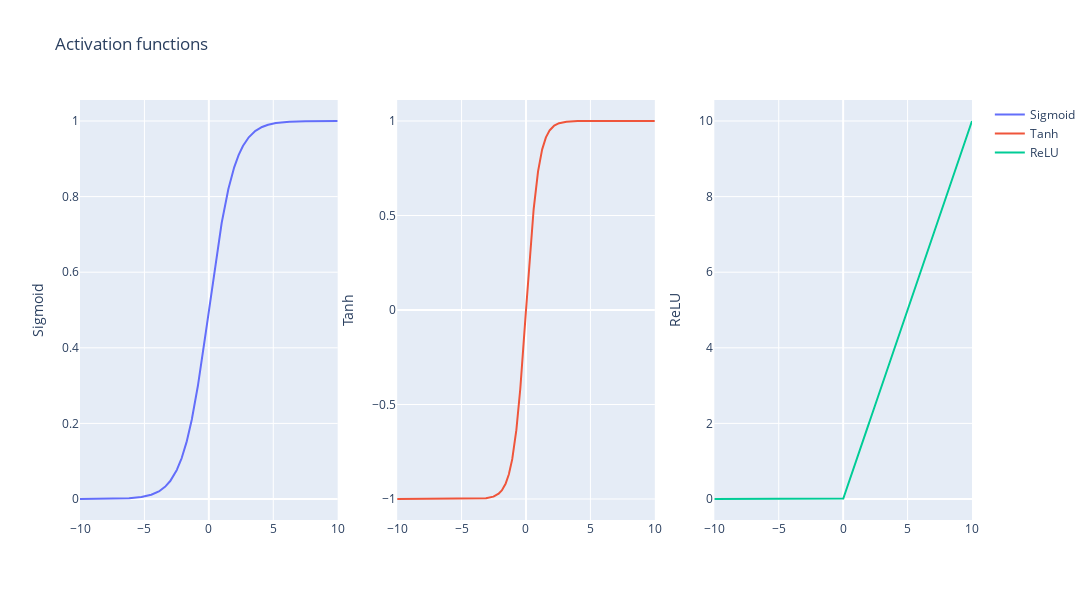

Source (notebook cell):
### Code cell
tanh_func = nn.Tanh()
relu_func = nn.ReLU()
sigmoid_func = nn.Sigmoid()
x = torch.linspace(-10, 10, 2000)
y_relu = relu_func(x).numpy()
y_tanh = tanh_func(x).numpy()
y_sigmoid = sigmoid_func(x).numpy()
x = x.numpy()


fig = make_subplots(rows=1, cols=3)

fig.append_trace(go.Scatter(
    x=x,
    y=y_sigmoid,
    name='Sigmoid',
), row=1, col=1)

fig.append_trace(go.Scatter(
    x=x,
    y=y_tanh,
    name='Tanh'
), row=1, col=2)

fig.append_trace(go.Scatter(
    x=x,
    y=y_relu,
    name='ReLU'
), row=1, col=3)


fig.update_layout(height=600, width=1500, title_text="Activation functions")
fig.update_layout(
    yaxis1=dict(title='Sigmoid'),
    yaxis2=dict(title='Tanh'),
    yaxis3=dict(title='ReLU'),
)
fig.show()

### Figure 1 — Plotly figure (JSON) as saved in the notebook; plotly's stock layout.template omitted (floating-point values rounded to 4 significant figures; data arrays with more than 128 entries replaced by an {"elided": "..."} marker saying what was removed)
{"data": [{"name": "Sigmoid", "type": "scatter", "x": {"elided": "2000 float values"}, "xaxis": "x", "y": {"elided": "2000 float values"}, "yaxis": "y"}, {"name": "Tanh", "type": "scatter", "x": {"elided": "2000 float values"}, "xaxis": "x2", "y": {"elided": "2000 float values"}, "yaxis": "y2"}, {"name": "ReLU", "type": "scatter", "x": {"elided": "2000 float values"}, "xaxis": "x3", "y": {"elided": "2000 float values"}, "yaxis": "y3"}], "layout": {"height": 600, "title": {"text": "Activation functions"}, "width": 1500, "xaxis": {"anchor": "y", "domain": [0, 0.2889]}, "xaxis2": {"anchor": "y2", "domain": [0.3556, 0.6444]}, "xaxis3": {"anchor": "y3", "domain": [0.7111, 1]}, "yaxis": {"anchor": "x", "domain": [0, 1], "title": {"text": "Sigmoid"}}, "yaxis2": {"anchor": "x2", "domain": [0, 1], "title": {"text": "Tanh"}}, "yaxis3": {"anchor": "x3", "domain": [0, 1], "title": {"text": "ReLU"}}}}
